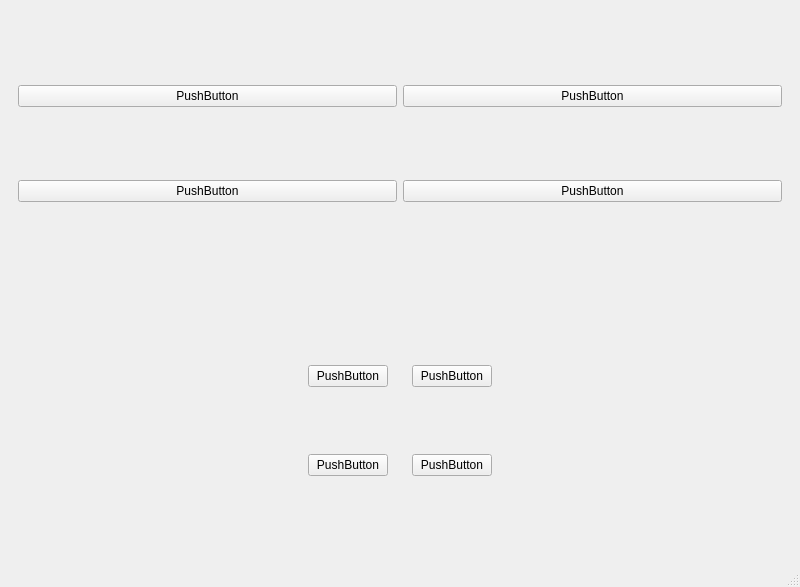
<?xml version="1.0" encoding="UTF-8"?>
<ui version="4.0">
 <class>MainWindow</class>
 <widget class="QMainWindow" name="MainWindow">
  <property name="geometry">
   <rect>
    <x>0</x>
    <y>0</y>
    <width>800</width>
    <height>587</height>
   </rect>
  </property>
  <property name="windowTitle">
   <string>MainWindow</string>
  </property>
  <widget class="QWidget" name="centralwidget">
   <layout class="QVBoxLayout" name="verticalLayout_3">
    <item>
     <widget class="QWidget" name="gridwidget" native="true">
      <layout class="QGridLayout" name="gridlayout">
       <item row="0" column="1">
        <widget class="QPushButton" name="pushButton_2">
         <property name="text">
          <string>PushButton</string>
         </property>
        </widget>
       </item>
       <item row="1" column="1">
        <widget class="QPushButton" name="pushButton_4">
         <property name="text">
          <string>PushButton</string>
         </property>
        </widget>
       </item>
       <item row="0" column="0">
        <widget class="QPushButton" name="pushButton">
         <property name="text">
          <string>PushButton</string>
         </property>
        </widget>
       </item>
       <item row="1" column="0">
        <widget class="QPushButton" name="pushButton_3">
         <property name="text">
          <string>PushButton</string>
         </property>
        </widget>
       </item>
      </layout>
     </widget>
    </item>
    <item>
     <widget class="QWidget" name="handwidget" native="true">
      <layout class="QHBoxLayout" name="handlayout">
       <item>
        <spacer name="handSpacer">
         <property name="orientation">
          <enum>Qt::Horizontal</enum>
         </property>
         <property name="sizeHint" stdset="0">
          <size>
           <width>40</width>
           <height>20</height>
          </size>
         </property>
        </spacer>
       </item>
       <item>
        <widget class="QWidget" name="widget" native="true">
         <layout class="QVBoxLayout" name="d">
          <item>
           <widget class="QPushButton" name="pushButton_5">
            <property name="text">
             <string>PushButton</string>
            </property>
           </widget>
          </item>
          <item>
           <widget class="QPushButton" name="pushButton_6">
            <property name="text">
             <string>PushButton</string>
            </property>
           </widget>
          </item>
         </layout>
        </widget>
       </item>
       <item>
        <widget class="QWidget" name="widget_2" native="true">
         <layout class="QVBoxLayout" name="verticalLayout_5">
          <item>
           <widget class="QPushButton" name="pushButton_7">
            <property name="text">
             <string>PushButton</string>
            </property>
           </widget>
          </item>
          <item>
           <widget class="QPushButton" name="pushButton_8">
            <property name="text">
             <string>PushButton</string>
            </property>
           </widget>
          </item>
         </layout>
        </widget>
       </item>
       <item>
        <spacer name="handSpace_2">
         <property name="orientation">
          <enum>Qt::Horizontal</enum>
         </property>
         <property name="sizeHint" stdset="0">
          <size>
           <width>40</width>
           <height>20</height>
          </size>
         </property>
        </spacer>
       </item>
      </layout>
     </widget>
    </item>
   </layout>
  </widget>
  <widget class="QMenuBar" name="menubar">
   <property name="geometry">
    <rect>
     <x>0</x>
     <y>0</y>
     <width>800</width>
     <height>26</height>
    </rect>
   </property>
  </widget>
  <widget class="QStatusBar" name="statusbar"/>
 </widget>
 <resources/>
 <connections/>
</ui>
